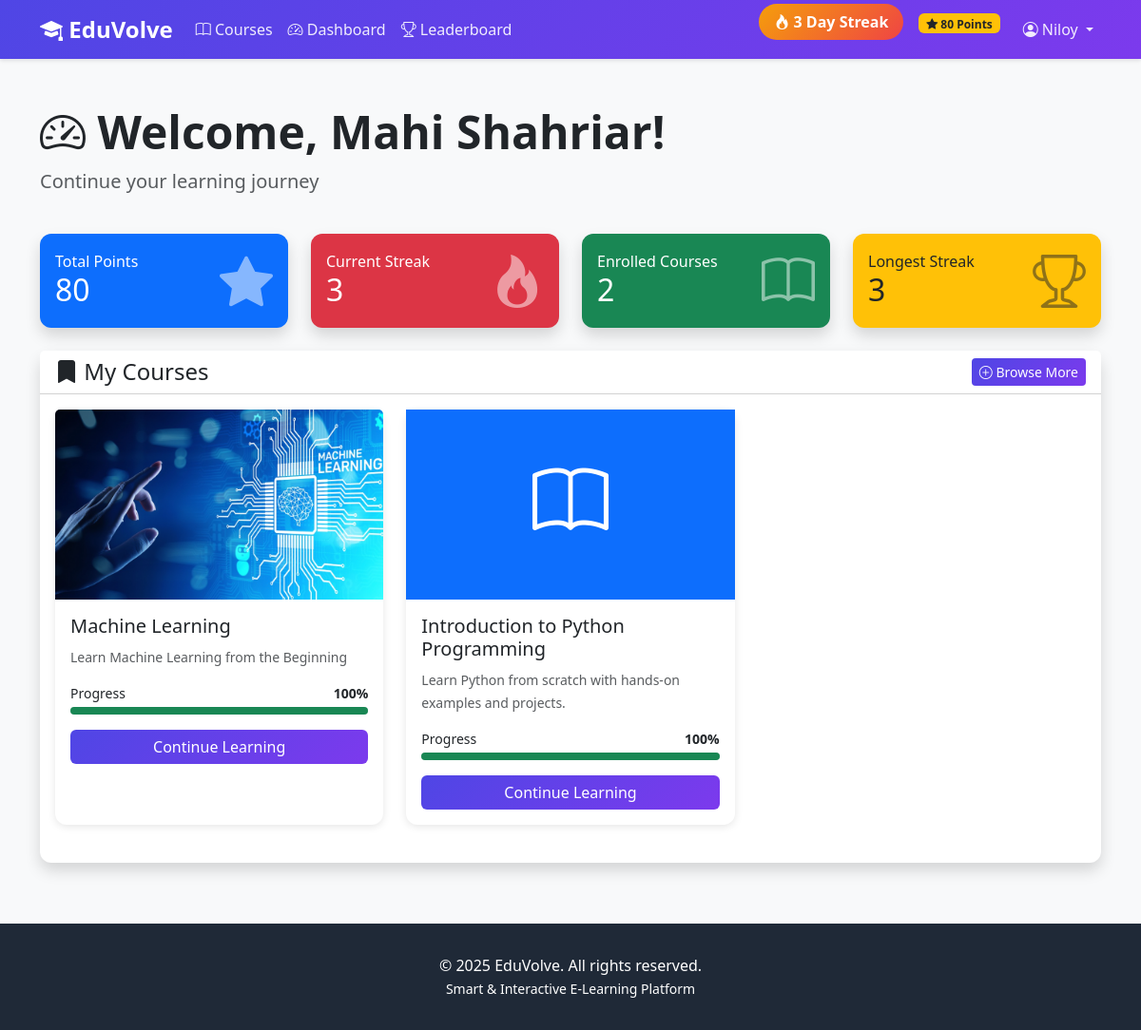
/courses/dashboard/ (signed in), run on an earlier commit of the app's database.
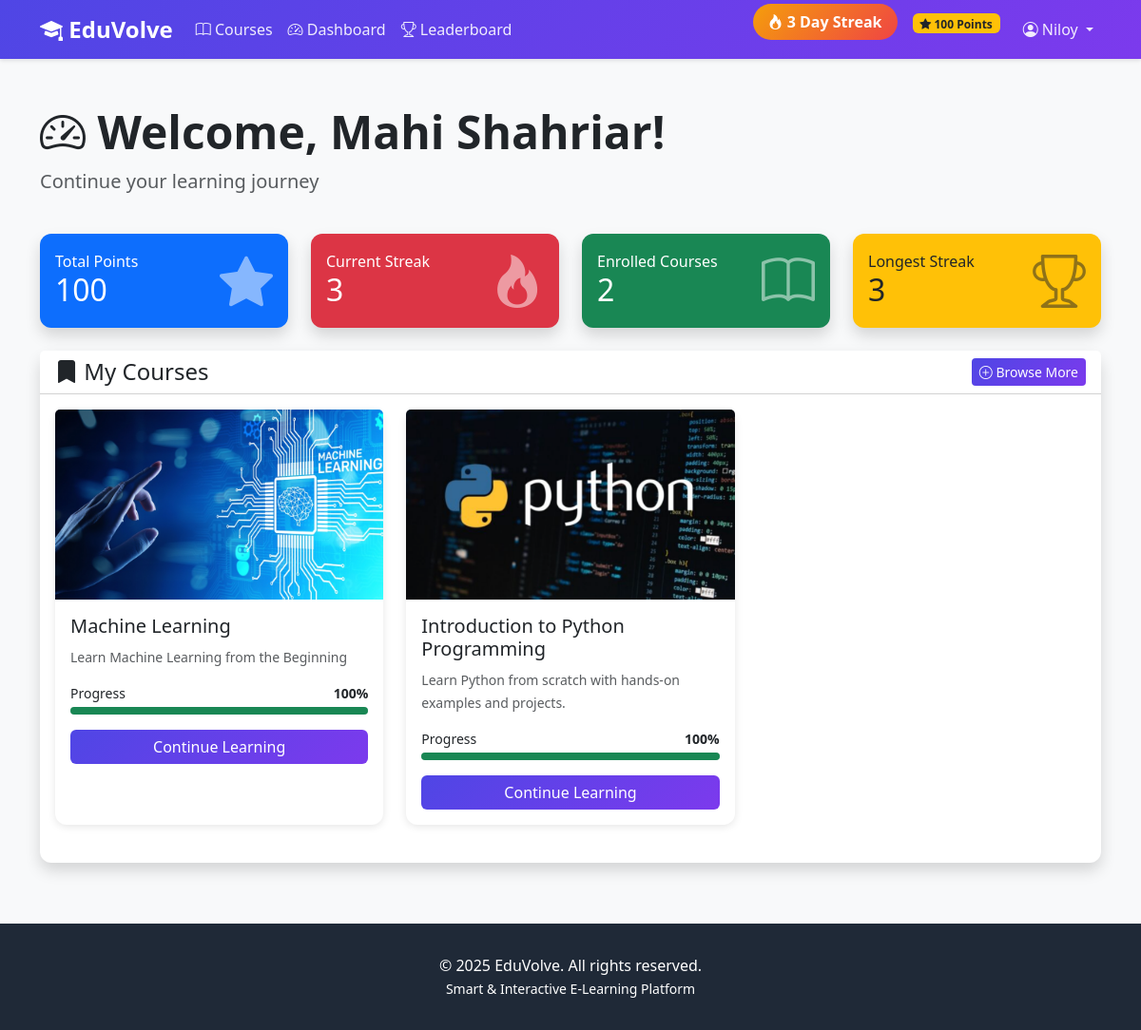
And on a later commit of the database.
### accounts/models.py (models this page shows, shortened)
class User(AbstractUser):
    class Role(models.TextChoices):
        ADMIN = 'ADMIN', 'Admin'
        INSTRUCTOR = 'INSTRUCTOR', 'Instructor'
        STUDENT = 'STUDENT', 'Student'
    role = models.CharField(
        max_length=20,
        choices=Role.choices,
        default=Role.STUDENT
    )
    bio = models.TextField(blank=True, null=True)
    profile_picture = models.ImageField(
        upload_to='profiles/',
        blank=True,
        null=True
    )
    phone = models.CharField(max_length=15, blank=True, null=True)
    date_of_birth = models.DateField(blank=True, null=True)
    total_points = models.IntegerField(default=0, validators=[MinValueValidator(0)])
    current_streak = models.IntegerField(default=0, validators=[MinValueValidator(0)])
    longest_streak = models.IntegerField(default=0, validators=[MinValueValidator(0)])
    last_activity_date = models.DateField(blank=True, null=True)
    created_at = models.DateTimeField(auto_now_add=True)
    updated_at = models.DateTimeField(auto_now=True)
    class Meta:
        ordering = ['-date_joined']
    def is_admin(self):
        return self.role == self.Role.ADMIN
    def is_instructor(self):
        return self.role == self.Role.INSTRUCTOR
    def is_student(self):
        return self.role == self.Role.STUDENT
    def update_streak(self):
        from datetime import date, timedelta
        today = date.today()
        if self.last_activity_date:
            days_diff = (today - self.last_activity_date).days
            if days_diff == 0:
                return
            elif days_diff == 1:
                self.current_streak += 1
                if self.current_streak > self.longest_streak:
                    self.longest_streak = self.current_streak
            else:
                self.current_streak = 1
        else:
            self.current_streak = 1
            self.longest_streak = 1
        self.last_activity_date = today
        self.save()

### courses/models.py (models this page shows, shortened)
class Enrollment(models.Model):
    student = models.ForeignKey(
        User,
        on_delete=models.CASCADE,
        related_name='enrollments',
        limit_choices_to={'role': 'STUDENT'}
    )
    course = models.ForeignKey(Course, on_delete=models.CASCADE, related_name='enrollments')
    enrolled_at = models.DateTimeField(auto_now_add=True)
    is_active = models.BooleanField(default=True)
    progress = models.FloatField(
        default=0.0,
        validators=[MinValueValidator(0.0), MaxValueValidator(100.0)]
    )
    completed_at = models.DateTimeField(blank=True, null=True)
    class Meta:
        unique_together = ['student', 'course']
        ordering = ['-enrolled_at']

class Course(models.Model):
    class Level(models.TextChoices):
        BEGINNER = 'BEGINNER', 'Beginner'
        INTERMEDIATE = 'INTERMEDIATE', 'Intermediate'
        ADVANCED = 'ADVANCED', 'Advanced'
    title = models.CharField(max_length=200)
    description = models.TextField()
    instructor = models.ForeignKey(
        User,
        on_delete=models.CASCADE,
        related_name='courses_taught',
        limit_choices_to={'role': 'INSTRUCTOR'}
    )
    thumbnail = models.ImageField(upload_to='course_thumbnails/', blank=True, null=True)
    level = models.CharField(max_length=20, choices=Level.choices, default=Level.BEGINNER)
    duration_weeks = models.IntegerField(default=4, validators=[MinValueValidator(1)])
    is_published = models.BooleanField(default=False)
    created_at = models.DateTimeField(auto_now_add=True)
    updated_at = models.DateTimeField(auto_now=True)
    class Meta:
        ordering = ['-created_at']

### courses/views.py (the view)
# urls.py: path('dashboard/', views.dashboard, name='dashboard'),
@login_required
def dashboard(request):
    if request.user.is_admin():
        return admin_dashboard(request)
    elif request.user.is_instructor():
        return instructor_dashboard(request)
    else:
        return student_dashboard(request)

### courses/views.py (called while the page is built)
@login_required
def student_dashboard(request):
    enrolled_courses = Enrollment.objects.filter(
        student=request.user,
        is_active=True
    ).select_related('course')
    request.user.update_streak()
    recent_progress = LessonProgress.objects.filter(
        enrollment__student=request.user
    ).order_by('-completed_at')[:5]
    context = {
        'enrolled_courses': enrolled_courses,
        'total_points': request.user.total_points,
        'current_streak': request.user.current_streak,
        'longest_streak': request.user.longest_streak,
        'recent_progress': recent_progress,
    }
    return render(request, 'courses/student_dashboard.html', context)

### templates/courses/student_dashboard.html (shortened to what the changed rows need)
{% extends 'base.html' %}
{% block content %}
<div class="container my-5">
    <div class="row mb-4">
        <div class="col">
            <h1 class="display-5 fw-bold">
                <i class="bi bi-speedometer2"></i> Welcome, {{ user.first_name|default:user.username }}!
            </h1>
            <p class="lead text-muted">Continue your learning journey</p>
        </div>
    </div>
    <div class="row mb-4">
        <div class="col-md-3">
            <div class="card bg-primary text-white shadow">
                <div class="card-body">
                    <div class="d-flex justify-content-between align-items-center">
                        <div>
                            <h6 class="mb-0">Total Points</h6>
                            <h2 class="mb-0">{{ total_points }}</h2>
                        </div>
                    </div>
                </div>
            </div>
        </div>
        <div class="col-md-3">
            <div class="card bg-danger text-white shadow">
                <div class="card-body">
                    <div class="d-flex justify-content-between align-items-center">
                        <div>
                            <h2 class="mb-0">{{ current_streak }}</h2>
                        </div>
                    </div>
                </div>
            </div>
        </div>
        <div class="col-md-3">
            <div class="card bg-success text-white shadow">
                <div class="card-body">
                    <div class="d-flex justify-content-between align-items-center">
                        <div>
                            <h2 class="mb-0">{{ enrolled_courses.count }}</h2>
                        </div>
                    </div>
                </div>
            </div>
        </div>
        <div class="col-md-3">
            <div class="card bg-warning text-dark shadow">
                <div class="card-body">
                    <div class="d-flex justify-content-between align-items-center">
                        <div>
                            <h2 class="mb-0">{{ longest_streak }}</h2>
                        </div>
                    </div>
                </div>
            </div>
        </div>
    </div>
    <div class="row">
        <div class="col-12">
            <div class="card shadow">
                <div class="card-body">
                    {% if enrolled_courses %}
                    <div class="row">
                        {% for enrollment in enrolled_courses %}
                        <div class="col-md-6 col-lg-4 mb-4">
                            <div class="card h-100">
                                {% if enrollment.course.thumbnail %}
                                <img src="{{ enrollment.course.thumbnail.url }}" class="card-img-top" alt="{{ enrollment.course.title }}" style="height: 200px; object-fit: cover;">
                                {% else %}
                                <div class="bg-primary text-white p-5 text-center" style="height: 200px;">
                                    <i class="bi bi-book display-1"></i>
                                </div>
                                {% endif %}
                                <div class="card-body">
                                    <h5 class="card-title">{{ enrollment.course.title }}</h5>
                                    <p class="card-text text-muted">
                                        <small>{{ enrollment.course.description|truncatewords:15 }}</small>
                                    </p>
                                    <div class="mb-3">
                                        <div class="d-flex justify-content-between mb-1">
                                            <small>Progress</small>
                                            <small class="fw-bold">{{ enrollment.progress|floatformat:0 }}%</small>
                                        </div>
                                        <div class="progress">
                                            <div class="progress-bar bg-success" style="width: {{ enrollment.progress }}%"></div>
                                        </div>
                                    </div>
                                    <a href="{% url 'courses:course_detail' enrollment.course.id %}" class="btn btn-primary w-100">
                                        Continue Learning
                                    </a>
                                </div>
                            </div>
                        </div>
                        {% endfor %}
                    </div>
                    {% endif %}
                </div>
            </div>
        </div>
    </div>
</div>
{% endblock %}

### templates/base.html (shortened to what this page needs)
<!DOCTYPE html>
<html lang="en">
<head>
    <link href="https://cdn.jsdelivr.net/npm/bootstrap@5.3.0/dist/css/bootstrap.min.css" rel="stylesheet">
    <link rel="stylesheet" href="https://cdn.jsdelivr.net/npm/bootstrap-icons@1.10.0/font/bootstrap-icons.css">
</head>
<body>
    <nav class="navbar navbar-expand-lg navbar-dark">
        <div class="container">
            <a class="navbar-brand" href="{% url 'home' %}">
                <i class="bi bi-mortarboard-fill"></i> EduVolve
            </a>
            <div class="collapse navbar-collapse" id="navbarNav">
                <ul class="navbar-nav me-auto">
                    <li class="nav-item">
                        <a class="nav-link" href="{% url 'courses:course_list' %}">
                            <i class="bi bi-book"></i> Courses
                        </a>
                    </li>
                    {% if user.is_authenticated %}
                        <li class="nav-item">
                            <a class="nav-link" href="{% url 'courses:dashboard' %}">
                                <i class="bi bi-speedometer2"></i> Dashboard
                            </a>
                        </li>
                        {% if user.is_student %}
                        <li class="nav-item">
                            <a class="nav-link" href="{% url 'accounts:leaderboard' %}">
                                <i class="bi bi-trophy"></i> Leaderboard
                            </a>
                        </li>
                        {% endif %}
                    {% endif %}
                </ul>
                <ul class="navbar-nav">
                    {% if user.is_authenticated %}
                        {% if user.is_student %}
                        <li class="nav-item me-3">
                            <span class="streak-badge">
                                <i class="bi bi-fire"></i> {{ user.current_streak }} Day Streak
                            </span>
                        </li>
                        <li class="nav-item me-3">
                            <span class="badge bg-warning text-dark">
                                <i class="bi bi-star-fill"></i> {{ user.total_points }} Points
                            </span>
                        </li>
                        {% endif %}
                        <li class="nav-item dropdown">
                            <a class="nav-link dropdown-toggle" href="#" id="navbarDropdown" role="button" data-bs-toggle="dropdown">
                                <i class="bi bi-person-circle"></i> {{ user.username }}
                            </a>
                        </li>
                    {% endif %}
                </ul>
            </div>
        </div>
    </nav>
    <main>
        {% block content %}{% endblock %}
    </main>
    <footer class="footer">
        <div class="container text-center">
            <p class="mb-0">&copy; 2025 EduVolve. All rights reserved.</p>
            <p class="mb-0">
                <small>Smart & Interactive E-Learning Platform</small>
            </p>
        </div>
    </footer>
</body>
</html>

What changed in the data, as far as the page shows it:
changed User "Mahi Shahriar": total_points "80" → "100"
changed through a linked row, Enrollment "Introduction to Python Programming": course.thumbnail: picture added
Also different on the page:
{{ total_points }}: "80" → "100"
